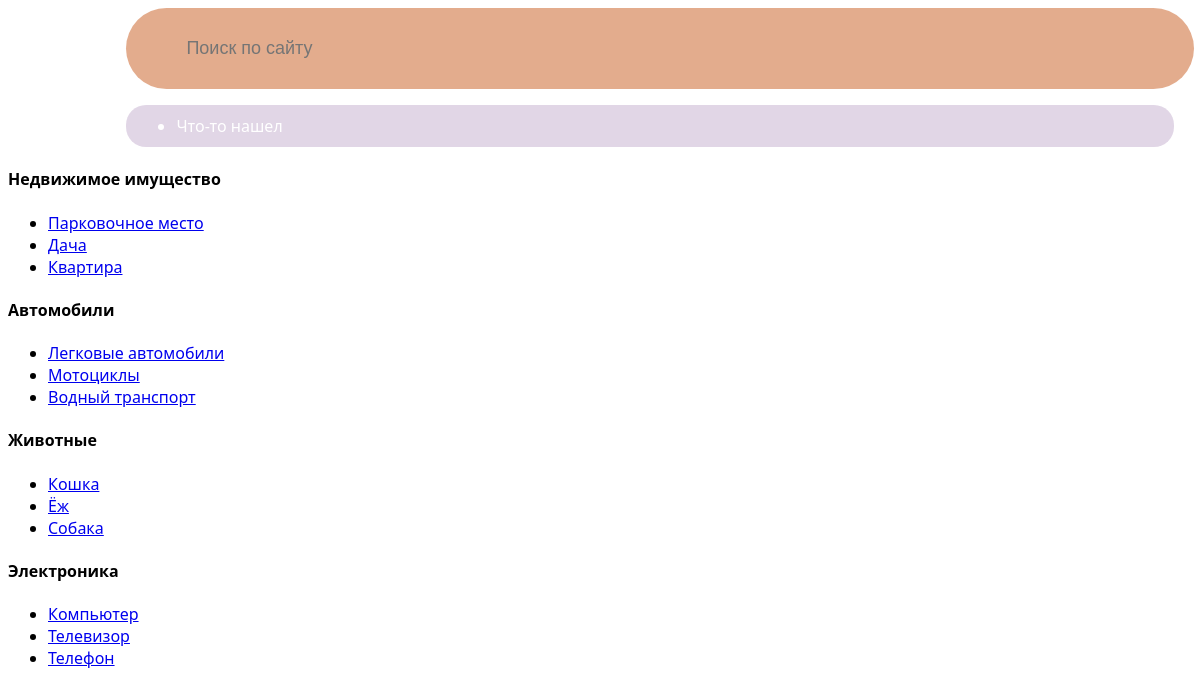
The page / on the database its author committed.
### appKey/models.py (models this page shows, shortened)
class Category(models.Model):
    title = models.TextField(
        'Категория',
        null=False,
        help_text = 'Например: квартира'
    )
    class Meta:
        verbose_name = 'категорию'
        verbose_name_plural = 'Категории'

class Subcategory(models.Model):
    category = models.ForeignKey(
        Category,
        on_delete=models.PROTECT,
        null=False,
        verbose_name = 'Категория'
    )
    title = models.CharField(
        "Названиие подкатегории",
        max_length = 100,
        null = False
    )
    class Meta:
        verbose_name = 'подкатегорию'
        verbose_name_plural = 'Подкатегории'

### appKey/views.py (the view)
# urls.py: path('', views.CategorysPage.as_view(), name="urlCategorys"),
class CategorysPage(View):
    def get(self, request):
        data_sub = Subcategory.objects.all()
        data = {}
        for sub in data_sub:
            if sub.category.title not in data:
                data.update({
                    sub.category.title: {
                        sub.id : sub.title
                    }
                })
            else:
                data[sub.category.title].update({
                    sub.id : sub.title
                })
        return render(request, 'appKey/home/index.html', {'object': data})

### appKey/templates/appKey/home/index.html (shortened to what this page needs)
{% extends 'appKey/base.html' %}
{% block content %}
    {% for category, sub_categorys in object.items %}
        <h4>{{category}}</h4>
         <ul>
            {% for category_id, sub_category in sub_categorys.items %}
                <li><a href="{% url 'urlProduct' category_id %}">{{sub_category}}</a></li>
            {% endfor %}
         </ul>
    {% endfor %}
{% endblock %}

### appKey/static/appKey/css/style.css (style rules this page uses)
body { font-family: 'Segoe UI', Tahoma, Geneva, Verdana, sans-serif; }

### rows shown on the page
Category: object "Недвижимое имущество"
Subcategory: sub_categorys "Парковочное место"
Subcategory: sub_categorys "Дача"
Subcategory: sub_categorys "Квартира"
Category: object "Автомобили"
Subcategory: sub_categorys "Легковые автомобили"
Subcategory: sub_categorys "Мотоциклы"
Subcategory: sub_categorys "Водный транспорт"
Category: object "Животные"
Subcategory: sub_categorys "Кошка"
Subcategory: sub_categorys "Ёж"
Subcategory: sub_categorys "Собака"
Category: object "Электроника"
Subcategory: sub_categorys "Компьютер"
Subcategory: sub_categorys "Телевизор"
Subcategory: sub_categorys "Телефон"
